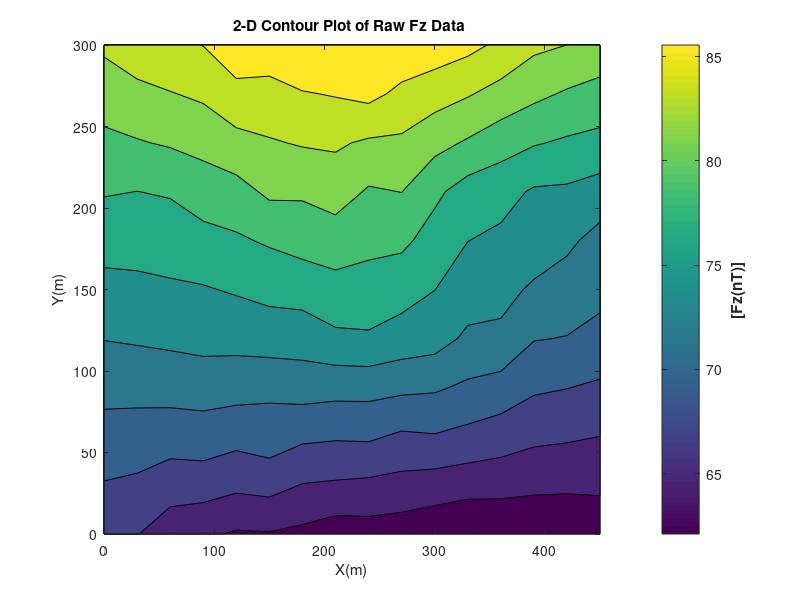
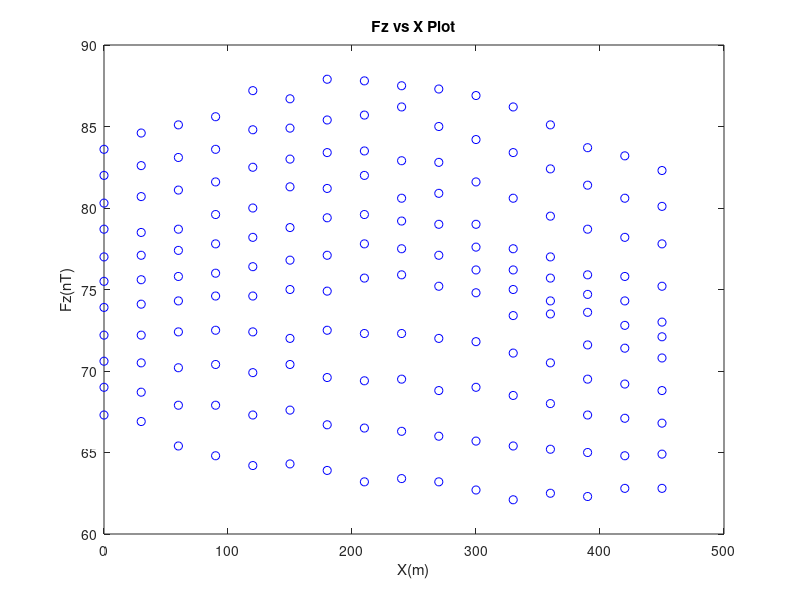
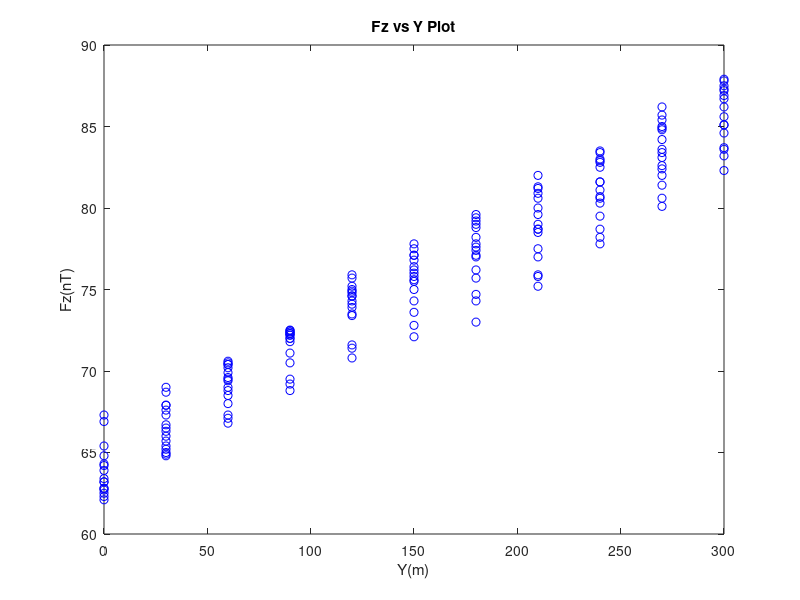
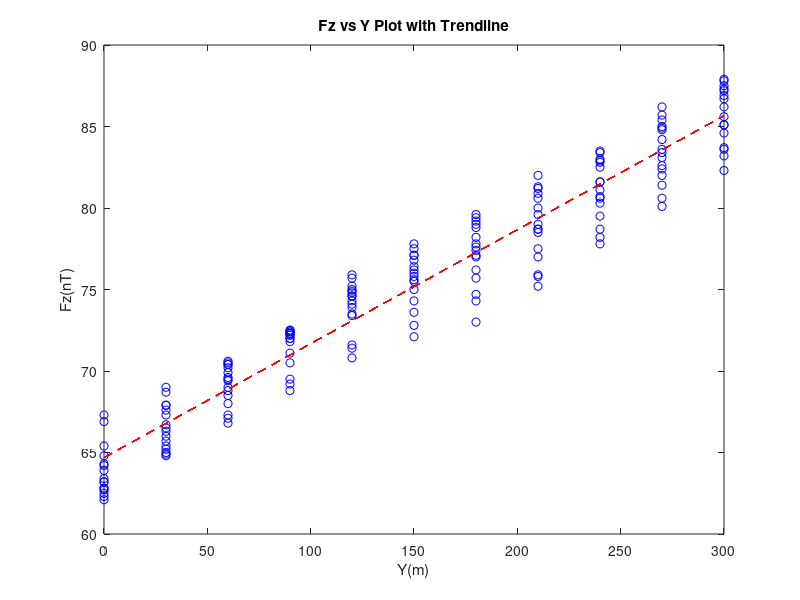

Here is the MATLAB script that generated these plots, in order:
%%%%%%%%%%%%%%%%%%%%%%%%%%%%%%%%%%%%Lab 5

load('goph_547_w2016_lab4_data.mat');

%Part 1
%Plot a 2D Contour plot data plot
figure;
contourf(X,Y,Fz_raw);
h_c = colorbar;
ylabel(h_c,'[Fz(nT)]','fontweight','bold');
title('2-D Contour Plot of Raw Fz Data ');
xlabel('X(m)');
ylabel('Y(m)');


%Plot Fz versus X Plot
figure;
plot(X,Fz_raw,'bo');
title('Fz vs X Plot');
xlabel('X(m)');
ylabel('Fz(nT)');

figure;
plot(Y,Fz_raw,'bo');
title('Fz vs Y Plot');
xlabel('Y(m)');
ylabel('Fz(nT)');

%Part 2
%Find the coefficients of the linear trendline 
Py=polyfit(Y, Fz_raw,1);
%Create equation 
PyVal=polyval(Py,Y)

%Add the polyfit to the Fz vs  Y plot 
figure;
plot(Y,Fz_raw,'bo');
hold on
plot(Y,PyVal,'--r');
title('Fz vs Y Plot with Trendline');
xlabel('Y(m)');
ylabel('Fz(nT)');


%part3
%Remove the linear component of Fz vs Y 
for i=1:11
    for j=1:16
        Fz_raw(i,j)=Fz_raw(i,j)-0.069901515151515*Y(i,j);
    end
end

figure;
plot(Y,Fz_raw,'bo');
title('Fz vs Y Linear Varitions Removed in Y Plot');
xlabel('Y(m)');
ylabel('Fz(nT)');

%Plot Fz versus X 
figure;
plot(X,Fz_raw,'bo');
title('Fz vs X Linear Variations Removed in Y');
xlabel('X(m)');
ylabel('Fz(nT)');

%Plot a 2D Contour plot data plot
figure;
contourf(X,Y,Fz_raw);
h_c = colorbar;
ylabel(h_c,'[Fz(nT)]','fontweight','bold');
title('2-D Contour Plot of Fz Data After Linear Y Component Removal');
xlabel('X(m)');
ylabel('Y(m)');


%Part 4
%Find the coefficients of the linear line of best fit
Px=polyfit(X, Fz_raw,1);
%Create equation 
PxVal=polyval(Px,X);

%Add the polyfit to the Fz vs X plot 
figure;
plot(X,Fz_raw,'bo');
hold on
plot(X,PxVal,'--ro');
title('Fz vs X Plot with Trendline');
xlabel('X(m)');
ylabel('Fz(nT)');

%Remove the linear component of Fz vs X
for i=1:11
    for j=1:16
        Fz_raw(i,j)=Fz_raw(i,j)-(Px(1)*X(i,j));
    end
end

%Plot Fz vs X after linear variations are removed in x
figure;
plot(X,Fz_raw,'bo');
title('Fz vs X Linear Varitions Removed in X Plot');
xlabel('X(m)');
ylabel('Fz(nT)');

%Plot Fz versus Y 
figure;
plot(Y,Fz_raw,'bo');
title('Fz vs Y Linear Variations Removed in X Plot');
xlabel('X(m)');
ylabel('Fz(nT)');

%Plot a 2D Contour plot data
figure;
contourf(X,Y,Fz_raw);
h_c = colorbar;
ylabel(h_c,'[Fz(nT)]','fontweight','bold');
title('2-D Contour Plot of Fz Data After Linear X Component Removal');
xlabel('X(m)');
ylabel('Y(m)');


%Part 5
%find minimum of the regional values in Fz
ConstantVal=min(min(Fz_raw));
%remove the constant regional Fz from all points
for i=1:11
    for j=1:16
        Fz_raw(i,j)=Fz_raw(i,j)-ConstantVal;
    end
end

%Plot a contourplot after constant component of the regional is removed
figure;
contourf(X,Y,Fz_raw);
h_c = colorbar;
ylabel(h_c,'[Fz(nT)]','fontweight','bold');
title('Constant Regional Effects Eliminated Fz Contour Plot ');
xlabel('X(m)');
ylabel('Y(m)');

%part 6
%Data needed for upward continuation
Nx=length(X);
dx=30;
xmin=0;
xmax=450;
ymin=0;
ymax=300
Ny=length(Y);
dy=30;
h=30;
x2=X;
y2=Y;
Fz_upward_continued=zeros(11,16);

%Compute upward continuation using a double integral
for i=1:11
    for j=1:16
        %create function with respect to x and y to be integrated
        fun=@(x,y)(Fz_raw(i,j).*h)./((((x-x2(i,j)).^2+(y-y2(i,j)).^2+(h^2)).^(3/2)).*2.*pi);
        %compute the integration using the integral formula 
        Fz_upward_continued(i,j)= integral2(fun,xmin,xmax,ymin,ymax); 
    end
end

%Create Contour Plot after data is upward continued 
figure;
contourf(X,Y,Fz_upward_continued);
h_c = colorbar;
ylabel(h_c,'[Fz(nT)]','fontweight','bold');
title('Contour Plot of Upward Continued Magnetic Data ');
xlabel('X(m)');
ylabel('Y(m)');

%Part 7
%compute downward continuation using finite difference approximation
%initialize the downward continued matrix
Fz_downward_continued=zeros(11,16);
for i=2:10
    for j=2:15
        Fz_downward_continued(i,j)=(6*Fz_raw(i,j))-(Fz_raw(i,j+1)+Fz_raw(i,j-1)+Fz_raw(i-1,j)+Fz_raw(i+1,j+1)+Fz_upward_continued(i,j));
    end
end

figure;
contourf(X,Y,Fz_downward_continued);
h_c = colorbar;
ylabel(h_c,'[Fz(nT)]','fontweight','bold');
title('Contour Plot of Downward Continued Magnetic Data ');
xlabel('X(m)');
ylabel('Y(m)');
        



